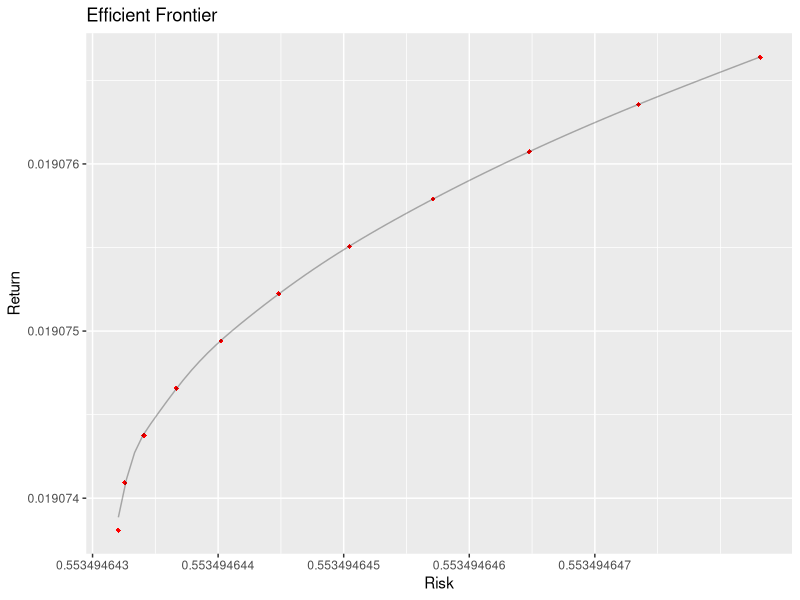

This figure's R source:
## ---- chunk 1
library(quadprog)
library(ggplot2)

# set global digits
options(digits=14)

# calcualte solution of Markowitz’s mean-variance portfolio
cal_solution <- function(Dmat,Amat,bvec,lamda){
    Expection <- c()
    Variance <- c()
    for(i in lamda){
        res <- solve.QP(
            Dmat,
            dvec = 2*mu*i,
            Amat,
            bvec
        )
        weight = res$solution
        Expection = cbind(Expection,t(mu)%*%weight)
        Variance = cbind(Variance,(t(weight)%*%Dmat%*%weight)^0.5)
    }
    res = data.frame(Risk = t(Variance), Return = t(Expection),lambda = lamda)
    return(res)
}

# lambdas defined by HW requirement
lamda_points <- c(0,10^-4,2*10^-4,3*10^-4,4*10^-4,5*10^-4,6*10^-4,7*10^-4,8*10^-4,9*10^-4,10^-3)

# lambdas to generate sufficient points to create smooth curve
lamda_curve <- 1:1000*10^-6

# define parameter for function defined above
mu <- c(0.001,0.05,0.005)
Dmat <- matrix(c(1.0,0.0015,-0.02,0.0015,1.0,-0.1,-0.02,-0.1,1),3,3)
Amat <- cbind(
    diag(rep(1,length(mu))),
    c(rep(1,length(mu))),
    c(rep(-1,length(mu)))
)
bvec = c(0,0,0,1,-1)

# using function defined above to calculate Markowitz's MVP 
efficient_points = cal_solution(Dmat,Amat,bvec,lamda= lamda_points)
efficient_curve = cal_solution(Dmat,Amat,bvec,lamda = lamda_curve)

efficient_points
## ---- chunk 2
# plot
ggplot() + 
    geom_point(
        data = efficient_points, 
        aes(Risk,Return),
        shape=18,
        color ="red"
    ) + 
    geom_line(
        stat="smooth",
        data = efficient_curve,
        aes(Risk,Return),
        se=F,
        alpha=0.3,
        color ="black"
    ) +
    labs(
        title = "Efficient Frontier"
    )
